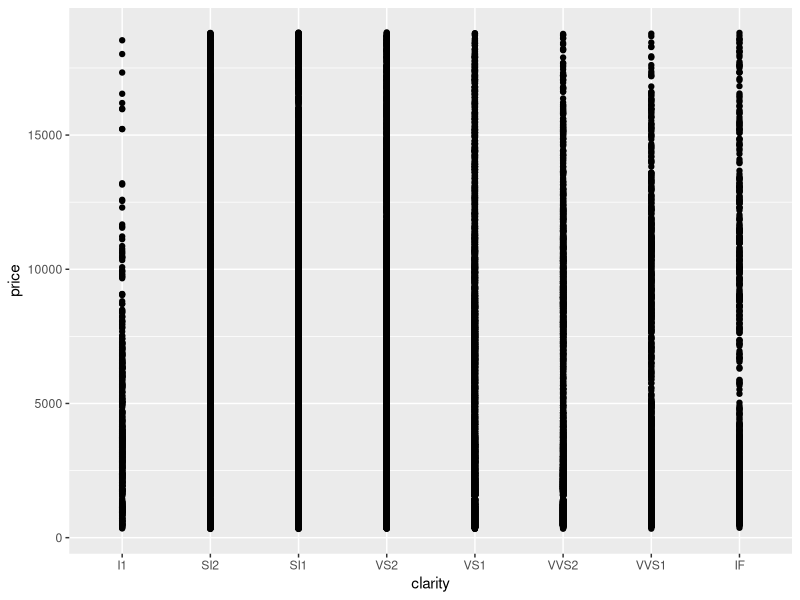
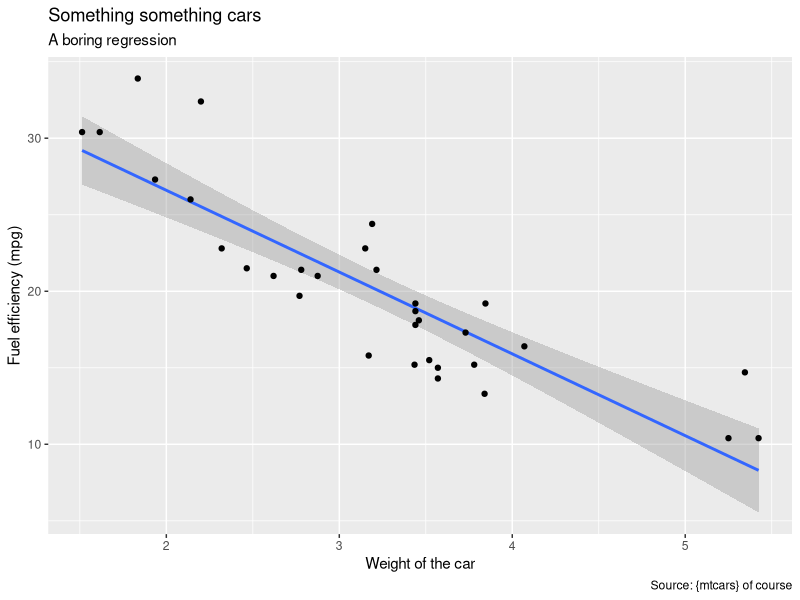

These charts were generated, in order, by the following R code:
## ---- chunk 1
library(dplyr)
library(ggplot2)

  skimr::skim(mtcars) %>%
  select(skim_variable,  numeric.mean, numeric.sd, numeric.p0, numeric.p50, numeric.p100) %>%
  knitr::kable(format = "html")
## ---- chunk 2
ggplot(diamonds) +
  aes(clarity, price) +
  geom_point()
## ---- chunk 3
starwars %>%
  mutate(n_films = sapply(films, length)) %>%
  select(name, hair_color, height, species, n_films) %>%
  arrange(desc(n_films)) %>%
  head(10) %>%
  knitr::kable(caption = paste(
    "Characters with most",
    "appearances in Star Wars movies."))
## ---- chunk 4
ggplot(mtcars) +
  aes(wt, mpg) +
  geom_smooth(method = "lm") +
  geom_point() +
  labs(title = "Something something cars",
       subtitle = "A boring regression",
       caption = "Source: {mtcars} of course",
       x = "Weight of the car",
       y = "Fuel efficiency (mpg)")
